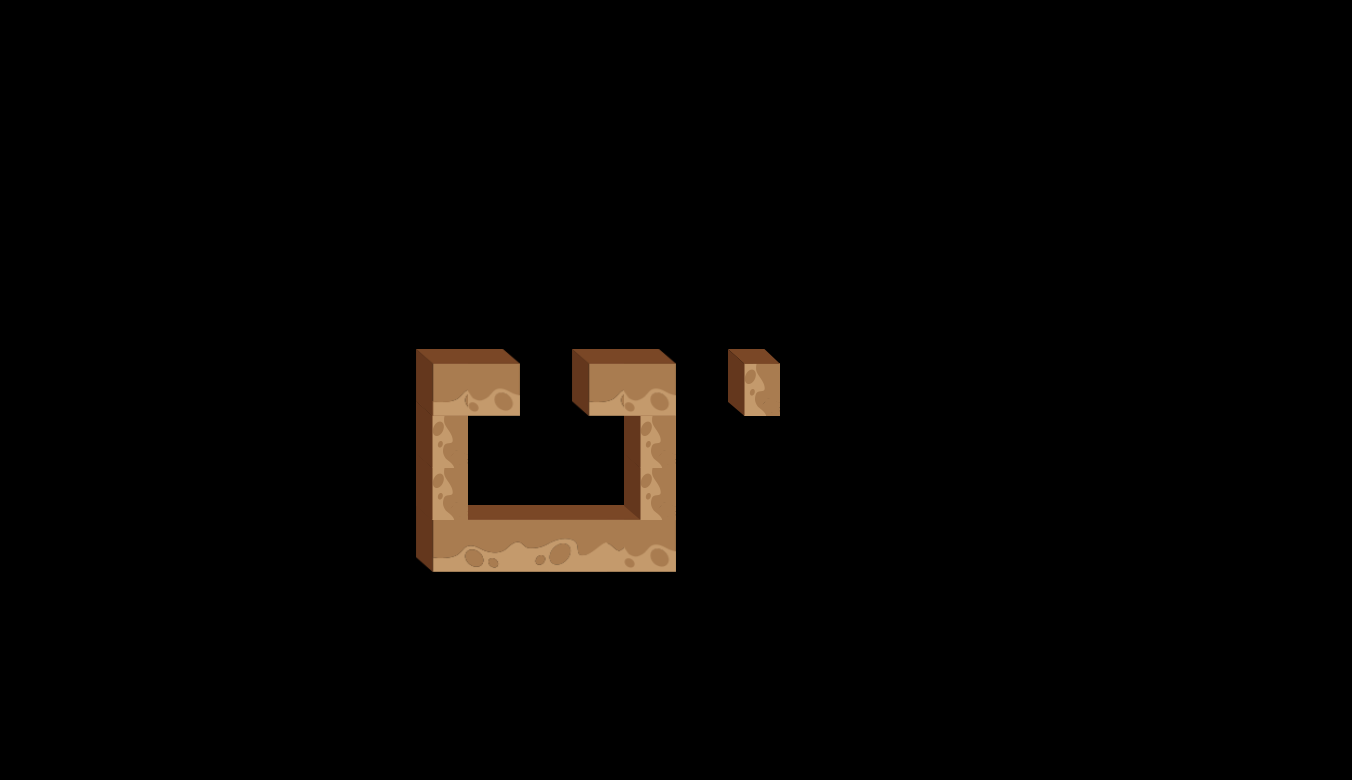

A 2D game scene composited from a Tiled map and its tileset images. What follows is a short description and the map's XML, with each tile layer's data collapsed to a summary:
An orthogonal 26x15 tile map with 52x52 px tiles, 5 tile layers (road_1, road_2, road_3, road_4, ...), 2 tilesets and 5 objects (door, startPos_1, apple, startPos_2, startPos_3).

<map version="1.0" orientation="orthogonal" renderorder="right-down" width="26" height="15" tilewidth="52" tileheight="52">
 <tileset firstgid="1" name="road" tilewidth="52" tileheight="67">
  <image source="road.png" width="364" height="67" />
 </tileset>
 <tileset firstgid="8" name="road_2" tilewidth="52" tileheight="67">
  <image source="road_2.png" width="52" height="67" />
 </tileset>
 <layer name="road_1" width="26" height="15">
  <data>[390 cells, 5 non-empty, 5 distinct tile ids]</data>
 </layer>
 <layer name="road_2" width="26" height="15">
  <data>[390 cells, 2 non-empty, 1 distinct tile ids]</data>
 </layer>
 <layer name="road_3" width="26" height="15">
  <data>[390 cells, 2 non-empty, 1 distinct tile ids]</data>
 </layer>
 <layer name="road_4" width="26" height="15">
  <data>[390 cells, 4 non-empty, 2 distinct tile ids]</data>
 </layer>
 <layer name="road_5" width="26" height="15">
  <data>[390 cells, 1 non-empty, 1 distinct tile ids]</data>
 </layer>
 <objectgroup name="objLayer">
  <object name="door" x="750" y="444" visible="0" />
  <object name="startPos_1" x="442" y="336" visible="0" />
  <object name="apple" x="546" y="496" visible="0" />
  <object name="startPos_2" x="392" y="342" visible="0" />
  <object name="startPos_3" x="390" y="392" visible="0" />
 </objectgroup>
</map>
